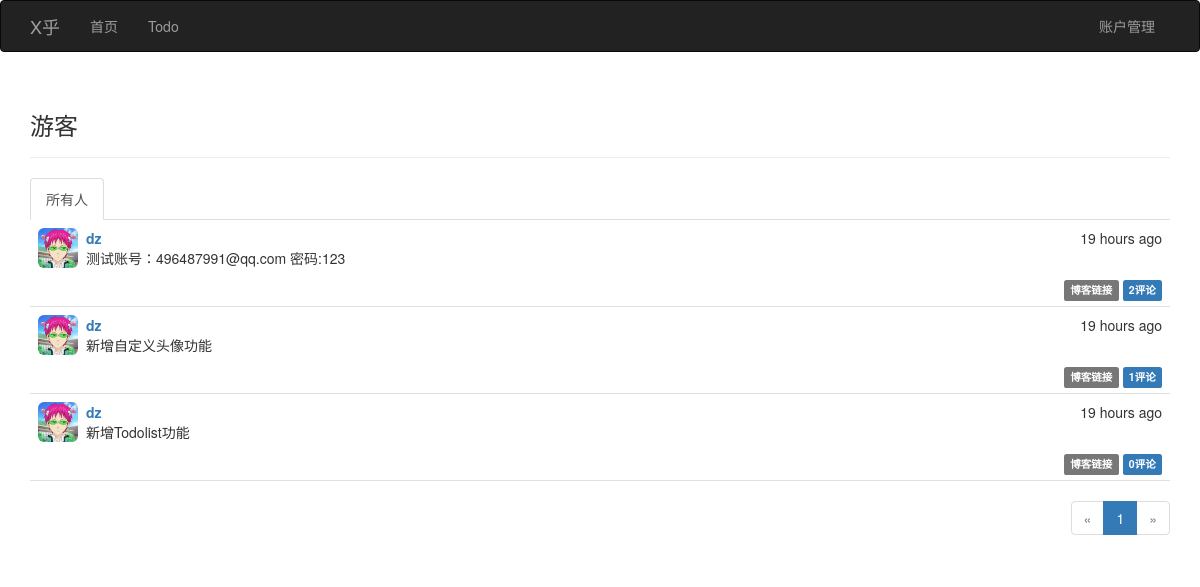
The page / on the database its author committed.
### app/models.py (models this page shows, shortened)
class Post(db.Model):
    __tablename__ = 'posts'
    id = db.Column(db.Integer, primary_key = True)
    body = db.Column(db.Text)
    timestamp = db.Column(db.DateTime, index = True, default = datetime.utcnow)
    author_id = db.Column(db.Integer, db.ForeignKey('users.id'))
    body_html = db.Column(db.Text)
    comments = db.relationship('Comment', backref = 'post', lazy = 'dynamic')

class User(UserMixin, db.Model):
    __tablename__ = 'users'
    id = db.Column(db.Integer, primary_key = True)
    email = db.Column(db.String(64), unique = True, index = True)
    name = db.Column(db.String(64))
    username = db.Column(db.String(64), unique = True, index = True)
    location = db.Column(db.String(64))
    about_me = db.Column(db.Text())
    member_since = db.Column(db.DateTime(), default = datetime.utcnow)
    last_seen = db.Column(db.DateTime(), default = datetime.utcnow)
    role_id = db.Column(db.Integer, db.ForeignKey('roles.id'))
    password_hash = db.Column(db.String(128))
    confirmed = db.Column(db.Boolean, default = False)
    avatar = db.Column(db.String(128), default = None)
    posts = db.relationship('Post', backref = 'author', lazy = 'dynamic')
    followed = db.relationship('Follow',
                               foreign_keys = [Follow.follower_id],
                               backref = db.backref('follower', lazy = 'joined'),
                               lazy = 'dynamic',
                               cascade = 'all, delete-orphan')
    followers = db.relationship('Follow',
                                foreign_keys = [Follow.followed_id],
                                backref = db.backref('followed', lazy = 'joined'),
                                lazy = 'dynamic',
                                cascade = 'all, delete-orphan')
    comments = db.relationship('Comment', backref = 'author', lazy = 'dynamic')
    events = db.relationship('Event', backref = 'sponsor', lazy = 'dynamic')
    @property
    def password(self):
        raise AttributeError('password is not a readable attribute')

### app/main/views.py (the view)
@main.route('/', methods = ['GET', 'POST'])
def index():
    form = PostForm()
    if current_user.can(Permission.WRITE_ARTICLES) and form.validate_on_submit():
        post = Post(body = form.body.data,
                    author = current_user._get_current_object())
        db.session.add(post)
        return redirect(url_for('.index'))
    page = request.args.get('page', 1, type=int)
    show_followed = False
    if current_user.is_authenticated:
        show_followed = bool(request.cookies.get('show_followed', ''))
    if show_followed:
        query = current_user.followed_posts
    else:
        query = Post.query
    pagination = query.order_by(Post.timestamp.desc()).paginate(page,
                                                                per_page= current_app.config['FLASKY_PER_PAGE'],
                                                                error_out= False)
    posts = pagination.items
    return render_template('index.html', form = form, posts = posts, pagination= pagination,
                           show_followed = show_followed)

### app/auth/views.py (called while the page is built)
@auth.before_app_request
def before_request():
    if current_user.is_authenticated:
        current_user.ping()
        if not current_user.confirmed \
                and request.endpoint[:5] != 'auth.':
            flash('You have not confirmed your account yet')
            return redirect(url_for('auth.unconfirmed'))

### app/main/__init__.py (called while the page is built)
@main.app_context_processor
def inject_permissions():
    return dict(Permission = Permission)

### app/models.py (called while the page is built)
    def can(self, permissions):
        return False

    def is_administrator(self):
        return False

### app/templates/index.html (shortened to what this page needs)
{% extends 'base.html' %}
{% import 'bootstrap/wtf.html' as wtf %}
{% import '_macros.html' as macro %}
{% block page_content %}
<div class="page-header">
    <h3>{% if current_user.username %}{{ current_user.username }}{% else %}游客{% endif %}</h3>
</div>
<div class="post-tabs">
	<ul class="nav nav-tabs">
		<li{% if not show_followed %} class="active"{% endif %}>
			<a href="{{ url_for('.show_all')}}">所有人</a>
		</li>
	</ul>
	{% include '_posts.html' %}
</div>
{% if pagination %}
<div class="pagination">
    {{ macro.pagination_widget(pagination, '.index')}}
</div>
{% endif %}
{% endblock %}

### app/templates/_posts.html (shortened to what this page needs)
<ul class = 'posts'>
	{% for post in posts %}
	<li class = 'post'>
		<div class = 'post-thumbnail'>
			<a href="{{ url_for('.user', username = post.author.username)}}">
				{% if post.author.avatar %}
				<img class='img-rounded profile-thumbnail' width = "40" height = "40"
						src="{{ post.author.avatar}}">
				{% else %}
				<img class="img-rounded profile-thumbnail" width = "40" height = "40"
                     src="/static/avatar/default.jpg">
				{% endif %}
			</a>
		</div>
		<div class = 'post-content'>
			<div class='post-date'>{{ moment(post.timestamp).fromNow()}}</div>
			<div class="post-author">
				<a href="{{ url_for('.user', username=post.author.username)}}">
					{{ post.author.username }}
				</a>
			</div>
			<div class="post-body">
				{% if post.body_html %}
					{{ post.body_html | safe }}
				{% else %}
					{{ post.body }}
				{% endif %}
			</div>
			<div class="post-footer">
				<a href="{{ url_for('.post', id=post.id)}}">
					<span class='label label-default'>博客链接</span>
				</a>
				<a href="{{ url_for('.post', id=post.id)}}#comments">
					<span class="label label-primary">
						{{ post.comments.count()}}评论
					</span>
				</a>
			</div>
		</div>
	</li>
	{% endfor %}
</ul>

### app/static/styles.css (style rules this page uses)
.profile-thumbnail { position : absolute; }
ul.posts { list-style-type: none; padding: 0px; margin: 16px 0px 0px 0px; border-top: 1px solid #e0e0e0; }
ul.posts li.post { padding: 8px; border-bottom: 1px solid #e0e0e0; }
div.post-author { font-weight: bold; }
div.post-thumbnail { position: absolute; }
div.post-content { margin-left: 48px; min-height: 48px; }
div.post-footer { text-align: right; }
div.pagination { width: 100%; text-align: right; padding: 0px; margin: 0px; }
div.post-tabs { margin-top: 16px; }
div.post-tabs ul.posts { margin: 0px; border-top: none; }
div.post-date { float: right; }

### rows shown on the page
Post: author.avatar (picture), timestamp "19 hours ago", author.username "dz", body_html "测试账号：496487991@qq.com 密码:123", comments.count "2"
Post: author.avatar (picture), timestamp "19 hours ago", author.username "dz", body_html "新增自定义头像功能", comments.count "1"
Post: author.avatar (picture), timestamp "19 hours ago", author.username "dz", body_html "新增Todolist功能", comments.count "0"

### other values the page prints
{{ p }} "1"
